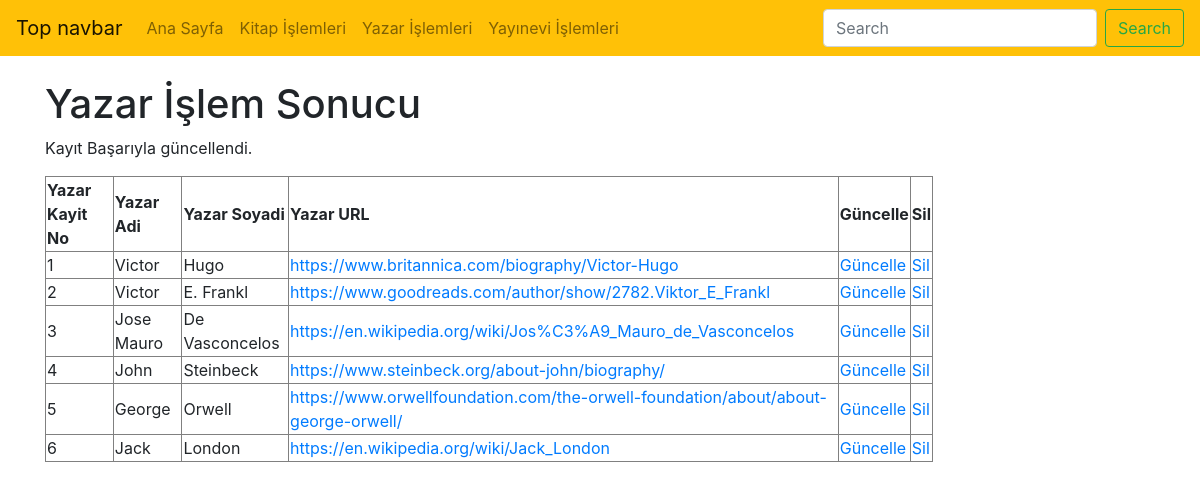
/sabinaamrahova_final/guncel_yazar.php, run on the app's committed database.
### tables this page shows
CREATE TABLE `yazar` (
  `yazarNo` int(11) NOT NULL COMMENT 'Yazarın Numarası',
  `yazarKayitTarihi` timestamp NOT NULL DEFAULT current_timestamp() ON UPDATE current_timestamp() COMMENT 'Yazar Kayıt Tarihi',
  `yazarAdi` text NOT NULL COMMENT 'Yazarın Adı',
  `yazarSoyadi` text NOT NULL COMMENT 'Yazarın Soyadı',
  `yazarURL` varchar(200) NOT NULL COMMENT 'Yazar URL Bilgisi'
);

### sabinaamrahova_final/guncel_yazar.php (the view, shortened to what this page needs)
<?php
    require_once("baglanti.php");
    $yazarNo = mysqli_real_escape_string($baglanti, $_POST['yazarNo']);
    $yazarAdi = mysqli_real_escape_string($baglanti, $_POST['yazarAdi']);
    $yazarSoyadi = mysqli_real_escape_string($baglanti, $_POST['yazarSoyadi']);
    $yazarURL = mysqli_real_escape_string($baglanti, $_POST['yazarURL']);
    $sorgu = "UPDATE yazar SET yazarAdi = '$yazarAdi', yazarSoyadi = '$yazarSoyadi', yazarURL = '$yazarURL' WHERE yazarNo = $yazarNo";
    if (mysqli_query($baglanti, $sorgu)) {
        $islemSonuc = "Kayıt Başarıyla güncellendi.";
    } else {
        $islemSonuc = "Hata: " . $sorgu . "<br>" . mysqli_error($baglanti);
    }
    $sorgu2 = mysqli_query($baglanti, "SELECT * FROM yazar ORDER BY yazarNo");
?>
<!DOCTYPE html>
<html lang="tr"><head><meta http-equiv="Content-Type" content="text/html; charset=UTF-8">
<link href="bootstrap.min.css" rel="stylesheet">
    <link href="./katalog_files/navbar-top.css" rel="stylesheet">
  </head>
  <body>
    <nav class="navbar navbar-expand-md navbar-light bg-warning mb-4">
  <a class="navbar-brand" href="https://getbootstrap.com/docs/4.4/examples/navbar-static/#">Top navbar</a>
  <div class="collapse navbar-collapse" id="navbarCollapse">
    <ul class="navbar-nav mr-auto">
      <li class="nav-item">
        <a class="nav-link" href="index.php">Ana Sayfa </a>
      </li>
      <li class="nav-item">
        <a class="nav-link" href="kitap.php">Kitap İşlemleri</a>
      </li>
      <li class="nav-item">
        <a class="nav-link" href="yazar.php">Yazar İşlemleri</a>
      </li>
      <li class="nav-item">
        <a class="nav-link" href="yayinevi.php">Yayınevi İşlemleri</a>
      </li>
    </ul>
    <form class="form-inline mt-2 mt-md-0">
      <input class="form-control mr-sm-2" type="text" placeholder="Search" aria-label="Search">
      <button class="btn btn-outline-success my-2 my-sm-0" type="submit">Search</button>
    </form>
  </div>
</nav>
<main role="main" class="container">
<h1>Yazar İşlem Sonucu</h1>
<p><?php echo $islemSonuc; ?></p>
<?php
echo("<table border=1 width=80%>");
    echo("<tr>");
    echo("<td><b>Yazar Kayit No</b></td>");
    echo("<td><b>Yazar Adi</b></td>");
    echo("<td><b>Yazar Soyadi</b></td>");
    echo("<td><b>Yazar URL</b></td>");
    echo("<td><b>Güncelle</b></td>");
    echo("<td><b>Sil</b></td>");
    echo("</tr>");
while($satir = mysqli_fetch_assoc($sorgu2)){
    echo("<tr>");
    echo("<td>".$satir["yazarNo"]."</td>");
    echo("<td>".$satir["yazarAdi"]."</td>");
    echo("<td>".$satir["yazarSoyadi"]."</td>");
    echo("<td><a href=".$satir['yazarURL']."target='_blank'>".$satir["yazarURL"]."</a></td>");
    echo("<td><a href='guncelleme.php?yazarNo=".$satir["yazarNo"]."'>Güncelle</a></td>");
    echo("<td><a href='sil.php?yazarNo=".$satir["yazarNo"]."'>Sil</a></td>");
    echo("</tr>");
            }
echo("</table>");
?>
</main>
</body></html>

### sabinaamrahova_final/navbar-top.css (style rules this page uses)
body { min-height: 75rem; }

### data on the page
yazar: yazarNo "1", yazarAdi "Victor", yazarSoyadi "Hugo", yazarURL "https://www.britannica.com/biography/Victor-Hugo"
yazar: yazarNo "2", yazarAdi "Victor", yazarSoyadi "E. Frankl", yazarURL "https://www.goodreads.com/author/show/2782.Viktor_E_Frankl"
yazar: yazarNo "3", yazarAdi "Jose Mauro", yazarSoyadi "De Vasconcelos", yazarURL "https://en.wikipedia.org/wiki/Jos%C3%A9_Mauro_de_Vasconcelos"
yazar: yazarNo "4", yazarAdi "John", yazarSoyadi "Steinbeck", yazarURL "https://www.steinbeck.org/about-john/biography/"
yazar: yazarNo "5", yazarAdi "George", yazarSoyadi "Orwell", yazarURL "https://www.orwellfoundation.com/the-orwell-foundation/about/about-george-orwell/"
yazar: yazarNo "6", yazarAdi "Jack", yazarSoyadi "London", yazarURL "https://en.wikipedia.org/wiki/Jack_London"

### other printed values
$islemSonuc "Kayıt Başarıyla güncellendi."
